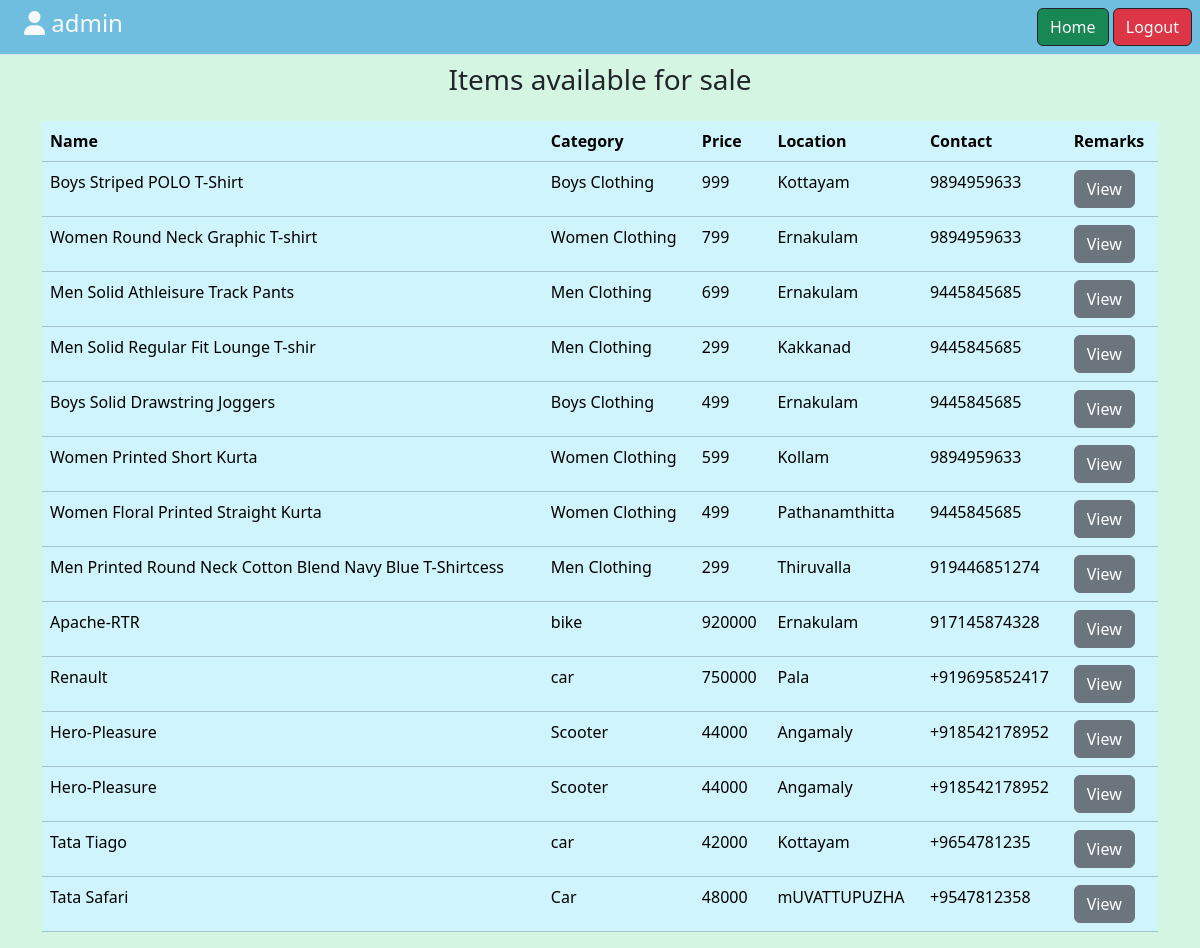
The page /listall (signed in) on the database its author committed.
### scrapbox/models.py (models this page shows, shortened)
class Scrapbox(models.Model):
    name=models.CharField(max_length=200)
    category=models.CharField(max_length=200)
    price=models.IntegerField()
    location=models.CharField(max_length=200)
    picture=models.ImageField(upload_to="images",null=True,blank=True)
    phone_no=models.CharField(max_length=200,null=True)
    description=models.CharField(max_length=500,null=True,blank=True)

### scrapbox/views.py (the view)
# urls.py: path('listall',views.ScrapboxListView.as_view(),name="list-all"),
@method_decorator(signin_required,name="dispatch")
class ScrapboxListView(View):
    def get(self,request,*args,**kwargs):
        qs=Scrapbox.objects.all()
        return render(request,"scrapboxlist.html",{"data":qs})

### scrapbox/views.py (called while the page is built)
def signin_required(fn):
    def wrapper(request,*args,**kwargs):
        if not request.user.is_authenticated:
            messages.error(request,"Sign in required")
            return redirect("signin")
        else:
            return fn(request,*args, **kwargs)
    return wrapper

### scrapbox/templates/scrapboxlist.html (shortened to what this page needs)
<!DOCTYPE html>
{%load static%}
<html lang="en">
<head>
    <link rel="stylesheet" href="{%static 'css/detailsbyid.css' %}">
    <link rel="stylesheet" href="https://cdnjs.cloudflare.com/ajax/libs/font-awesome/6.5.1/css/all.min.css">
    <link href="https://cdn.jsdelivr.net/npm/bootstrap@5.3.2/dist/css/bootstrap.min.css" rel="stylesheet">
</head>
<body style="background-color: #D5F5E3 ">
<nav class="navbar p-2 text-dark  border-bottom border-body text-dark text-start  " style="background-color: rgba(70, 169, 222, 0.714);" data-bs-theme="white">
        <div class="col-l-8  text-light  justify-content-center">
            <h4 class="ms-3">  <i class="fa-solid fa-user"></i> {{request.user}}</h4>
        </div>
          <div class="d-flex justify-content-end">
            <a href="{%url 'index'  %}" class="btn btn-info border-dark bg-success text-light">Home</a> &nbsp;<br>
            <a href="{%url 'signout'%}" class="ms-auto btn btn-warning border-dark bg-danger text-light" >Logout</a>
        </div>
</nav>
    <div class="container">
        <h3 class="mt-2 text-center">Items available  for sale</h3>
        <table class=" mt-4 table table-info table-border-rounded">
            <tr>
                <th>Name</th>
                <th>Category</th>
                <th>Price</th>
                <th>Location</th>
                <th>Contact</th>
                <th>Remarks</th>
            </tr>
            {%for d in data%}
            <tr>
                <td>{{d.name}}</td>
                <td>{{d.category}}</td>
                <td>{{d.price}}</td>
                <td>{{d.location}}</td>
                <td>{{d.phone_no}}</td>
                <td>
                    <a href="{%url 'itemview' d.id %}"><button class="btn btn-secondary">View</button></a>
                </td>
            </tr>
            {%endfor%}
        </table>
    </div>
</body>
</html>

### rows shown on the page
Scrapbox: name "Boys Striped POLO T-Shirt", category "Boys Clothing", price "999", location "Kottayam", phone_no "9894959633"
Scrapbox: name "Women Round Neck Graphic T-shirt", category "Women Clothing", price "799", location "Ernakulam", phone_no "9894959633"
Scrapbox: name "Men Solid Athleisure Track Pants", category "Men Clothing", price "699", location "Ernakulam", phone_no "9445845685"
Scrapbox: name "Men Solid Regular Fit Lounge T-shir", category "Men Clothing", price "299", location "Kakkanad", phone_no "9445845685"
Scrapbox: name "Boys Solid Drawstring Joggers", category "Boys Clothing", price "499", location "Ernakulam", phone_no "9445845685"
Scrapbox: name "Women Printed Short Kurta", category "Women Clothing", price "599", location "Kollam", phone_no "9894959633"
Scrapbox: name "Women Floral Printed Straight Kurta", category "Women Clothing", price "499", location "Pathanamthitta", phone_no "9445845685"
Scrapbox: name "Men Printed Round Neck Cotton Blend Navy Blue T-Shirtcess", category "Men Clothing", price "299", location "Thiruvalla", phone_no "919446851274"
Scrapbox: name "Apache-RTR", category "bike", price "920000", location "Ernakulam", phone_no "917145874328"
Scrapbox: name "Renault", category "car", price "750000", location "Pala", phone_no "+919695852417"
Scrapbox: name "Hero-Pleasure", category "Scooter", price "44000", location "Angamaly", phone_no "+918542178952"
Scrapbox: name "Hero-Pleasure", category "Scooter", price "44000", location "Angamaly", phone_no "+918542178952"
Scrapbox: name "Tata Tiago", category "car", price "42000", location "Kottayam", phone_no "+9654781235"
Scrapbox: name "Tata Safari", category "Car", price "48000", location "mUVATTUPUZHA", phone_no "+9547812358"

### other values the page prints
{{ request.user }} "admin"
